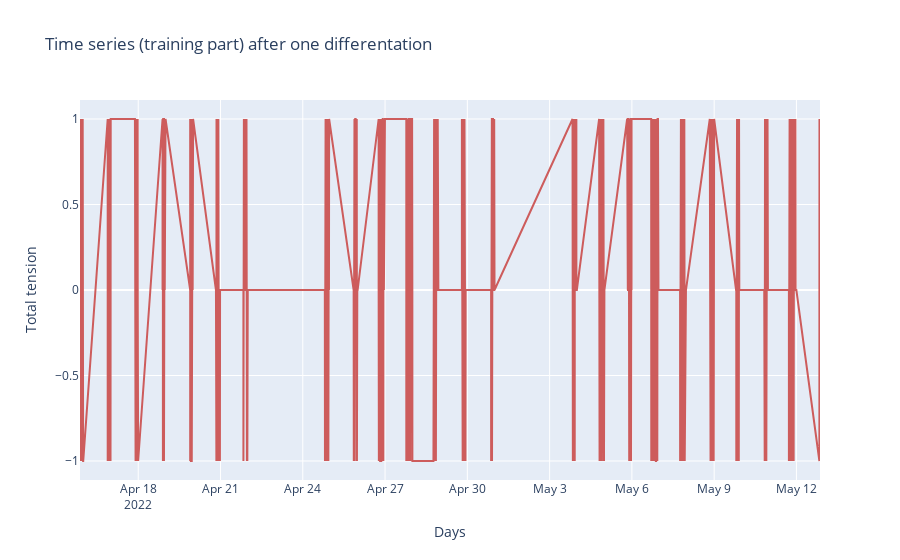

Notebook code cell kept with this figure:
### Markdown cell above
We can see a deterministic component of trend in our time series, so we should differentiate time series with order equals to one or two to remove that trend.

### Code cell
plot_time_series(ts_train.diff(), title = 'Time series (training part) after one differentation')

### Figure 1 — Plotly figure (JSON) as saved in the notebook; plotly's stock layout.template omitted (floating-point values rounded to 4 significant figures; data arrays with more than 128 entries replaced by an {"elided": "..."} marker saying what was removed)
{"data": [{"marker": {"color": "indianred"}, "text": "tension", "type": "scatter", "x": {"elided": "2520 str values"}, "y": {"elided": "2520 int values"}}], "layout": {"showlegend": false, "title": {"text": "Time series (training part) after one differentation"}, "xaxis": {"title": {"text": "Days"}}, "yaxis": {"title": {"text": "Total tension"}}}}
